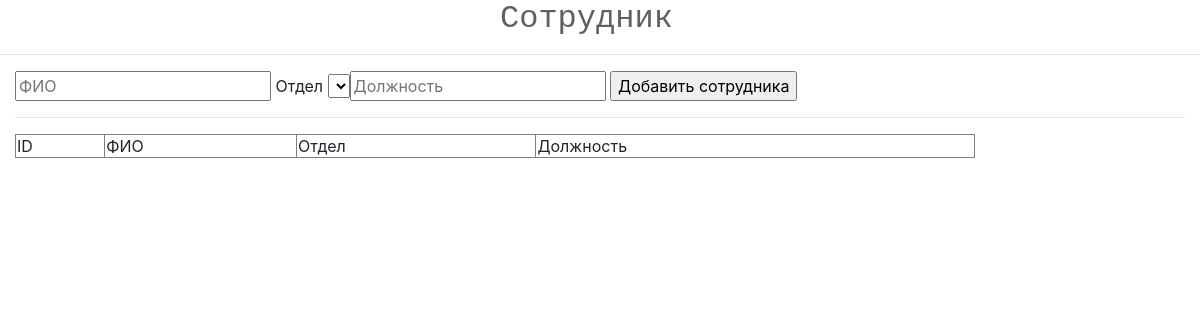
The page /sotrydnik.php on the database as committed earlier.
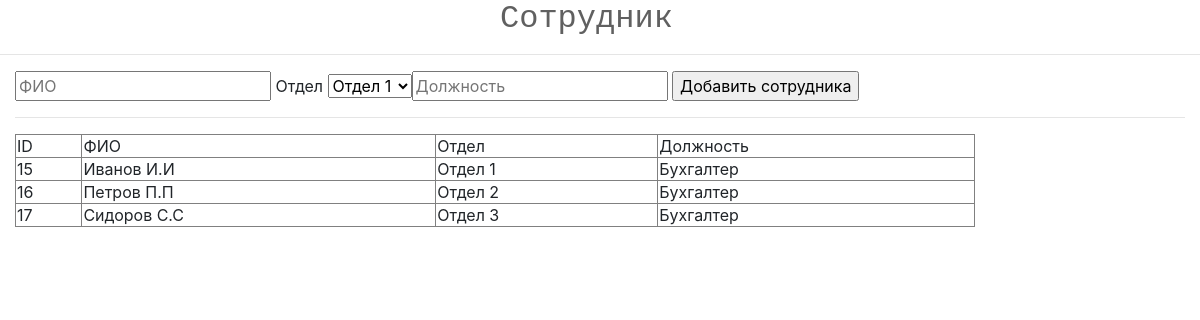
The same page on the database as committed later.
### tables this page shows
CREATE TABLE `sotrydnik` (
  `id` int(5) NOT NULL,
  `fio` varchar(256) DEFAULT NULL,
  `id_otd` int(5) DEFAULT NULL,
  `doljn` varchar(256) DEFAULT NULL
);

CREATE TABLE `otdel` (
  `id` int(5) NOT NULL,
  `nazv` varchar(256) NOT NULL
);

### sotrydnik.php (the view, shortened to what this page needs)
<html>
    <head>
       <link rel="stylesheet" href="https://stackpath.bootstrapcdn.com/bootstrap/4.3.1/css/bootstrap.min.css">
    	<link rel="stylesheet" type="text/css" href="style.css">
    </head>
    <body>
      <div class="zagolovok"><h2>Сотрудник</h2></div>
      <hr/>
<div class="container">
  <form method="post">
  <input type = "text" name = "fio" placeholder="ФИО" />
  Отдел
  <?php
$sql = "SELECT * FROM otdel";
$result_select = mysql_query($sql);
echo "<select name = 'id_otd'>";
while($object = mysql_fetch_object($result_select)){
echo "<option value = '$object->id,''$object->nazv,' >$object->nazv  </option>";
}
echo "</select>";
?>
<input type = "text" name = "doljn" placeholder="Должность" />
  <input type = "submit" value="Добавить сотрудника"/>
</form>
<hr/>
<div class="">
<table class="tab" border="1" >
  <tr>
    <td>ID</td>
    <td>ФИО</td>
     <td>Отдел</td>
     <td>Должность</td>
   </tr>
   <?php
$result = mysql_query("SELECT sotrydnik.id, sotrydnik.fio, sotrydnik.doljn, otdel.nazv as nazv FROM sotrydnik
LEFT JOIN otdel
ON sotrydnik.id_otd = otdel.id ");
while ($row = mysql_fetch_assoc($result))
{
    echo "<tr>";
    echo "<td>".$row['id']."</td>";
    echo "<td>".$row['fio']."</td>";
    echo "<td>".$row['nazv']."</td>";
    echo '<td>'.$row['doljn'].'</td>';
    echo "</tr>";
}
?>
</table>
</div>
  </body>
</html>

Rows that differ between the two databases and show on the page:
added sotrydnik: id "15", fio "Иванов И.И", otdel.nazv "Отдел 1", doljn "Бухгалтер"
added sotrydnik: id "16", fio "Петров П.П", otdel.nazv "Отдел 2", doljn "Бухгалтер"
added sotrydnik: id "17", fio "Сидоров С.С", otdel.nazv "Отдел 3", doljn "Бухгалтер"
Other text that changed with them:
form field id_otd: (not shown) → "Отдел 1"
